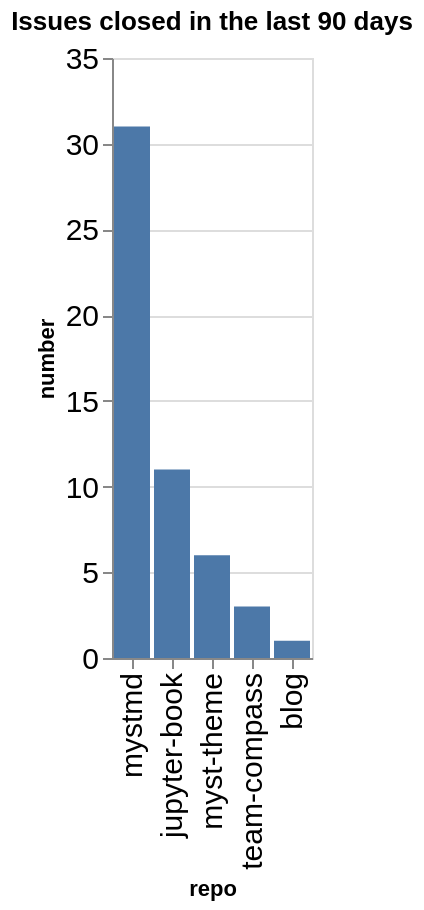

Here is the notebook cell this chart was saved with:
### Code cell
closed_counts = closed.groupby(['org', 'repo']).count()['number'].reset_index()
closed_counts['org/repo'] = closed_counts.apply(lambda a: a['org'] + '/' + a['repo'], axis=1)
sorted_vals = closed_counts.sort_values(['number'], ascending=False)['repo'].values
alt.Chart(data=closed_counts, title=f"Issues closed in the last {n_days} days").mark_bar().encode(
    x=alt.X('repo', sort=alt.Sort(sorted_vals.tolist())),
    y='number',
)

### Figure 1 — Vega-Lite specification as saved in the notebook (floating-point values rounded to 4 significant figures)
{"config": {"axisLeft": {"labelFontSize": 15}, "axisBottom": {"labelFontSize": 15}}, "data": {"name": "data-400412e64f081b1128c9642fd2b83778"}, "mark": {"type": "bar"}, "encoding": {"x": {"field": "repo", "sort": ["mystmd", "jupyter-book", "myst-theme", "team-compass", "blog"], "type": "nominal"}, "y": {"field": "number", "type": "quantitative"}}, "title": "Issues closed in the last 90 days", "$schema": "https://vega.github.io/schema/vega-lite/v5.20.1.json", "datasets": {"data-400412e64f081b1128c9642fd2b83778": [{"org": "jupyter-book", "repo": "blog", "number": 1, "org/repo": "jupyter-book/blog"}, {"org": "jupyter-book", "repo": "jupyter-book", "number": 11, "org/repo": "jupyter-book/jupyter-book"}, {"org": "jupyter-book", "repo": "myst-theme", "number": 6, "org/repo": "jupyter-book/myst-theme"}, {"org": "jupyter-book", "repo": "mystmd", "number": 31, "org/repo": "jupyter-book/mystmd"}, {"org": "jupyter-book", "repo": "team-compass", "number": 3, "org/repo": "jupyter-book/team-compass"}]}}
